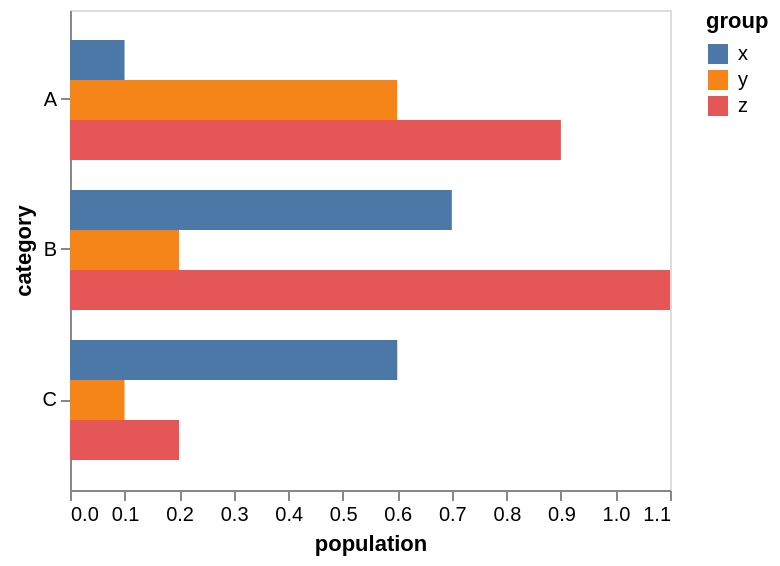

Here is the Vega-Lite specification saved for this chart:
### Vega-Lite specification from a JSON file in a GitHub repository (floating-point values rounded to 4 significant figures)
{"$schema": "https://vega.github.io/schema/vega-lite/v5.json", "data": {"values": [{"category": "A", "group": "x", "value": 0.1}, {"category": "A", "group": "y", "value": 0.6}, {"category": "A", "group": "z", "value": 0.9}, {"category": "B", "group": "x", "value": 0.7}, {"category": "B", "group": "y", "value": 0.2}, {"category": "B", "group": "z", "value": 1.1}, {"category": "C", "group": "x", "value": 0.6}, {"category": "C", "group": "y", "value": 0.1}, {"category": "C", "group": "z", "value": 0.2}]}, "mark": "bar", "encoding": {"y": {"field": "category"}, "x": {"field": "value", "type": "quantitative", "axis": {"title": "population", "grid": false}}, "yOffset": {"field": "group"}, "color": {"field": "group"}}}
